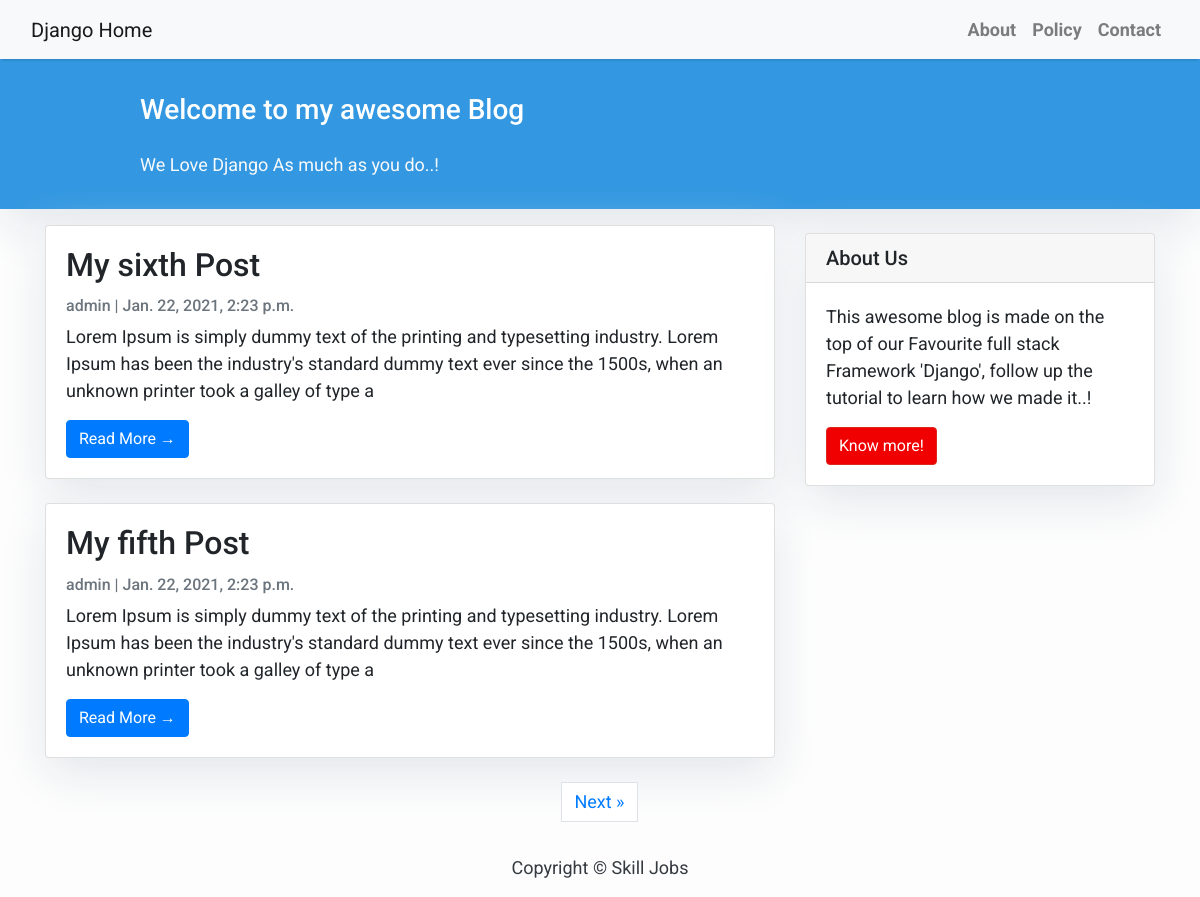
The page / on the database its author committed.
### blog/models.py (models this page shows, shortened)
class Post(models.Model):
    title = models.CharField(max_length=200, unique=True)
    slug = models.SlugField(max_length=200, unique=True)
    author = models.ForeignKey(User, on_delete=models.CASCADE, related_name="blog_post")
    updated_on = models.DateTimeField(auto_now_add=True)
    content = models.TextField()
    created_on = models.DateTimeField(auto_now_add=True)
    status = models.IntegerField(choices=Status, default=0)
    class Meta:
        ordering = ['-created_on']

### blog/views.py (the view)
# urls.py: path('', views.PostList.as_view(), name='home'),
class PostList(generic.ListView):
    queryset = Post.objects.filter(status=1).order_by('-created_on')
    template_name = 'index.html'
    paginate_by = 2

### templates/index.html (shortened to what this page needs)
{% extends 'base.html' %}
{% block content %}
    <header class="masthead">
        <div class="container">
            <div class="row">
                <div class=" col-md-8 col-md-10 mx-auto">
                    <div class="site-heading">
                        <h3 class=" site-heading my-4 mt-3 text-white"> Welcome to my awesome Blog </h3>
                        <p class="text-light">We Love Django As much as you do..! &nbsp
                        </p>
                    </div>
                </div>
            </div>
        </div>
    </header>
    <div class="container">
        <div class="row">
            <div class="col-md-8 mt-3 left">
                {% for post in post_list %}
                    <div class="card mb-4">
                        <div class="card-body">
                            <h2 class="card-title">{{ post.title }}</h2>
                            <p class="card-text text-muted h6">{{ post.author }} | {{ post.created_on }} </p>
                            <p class="card-text">{{ post.content|slice:":200" }}</p>
                            <a href="{% url 'post_detail' post.slug %}" class="btn btn-primary">Read More &rarr;</a>
                        </div>
                    </div>
                {% endfor %}
            </div>
            {% block sidebar %} {% include 'sidebar.html' %} {% endblock sidebar %}
        </div>
        {% if is_paginated %}
            <nav aria-label="Page navigation">
                <ul class="pagination justify-content-center">
                    {% if page_obj.has_next %}
                        <li><a href="?page={{ page_obj.next_page_number }}" class="page-link">Next &raquo;</a></li>
                    {% endif %}
                </ul>
            </nav>
            </div>
        {% endif %}
{% endblock %}

### templates/base.html (style rules this page uses)
body { font-family: "Roboto", sans-serif; font-size: 17px; background-color: #fdfdfd; }
.masthead { background: #3398E1; height: auto; padding-bottom: 15px; box-shadow: 0 16px 48px #E3E7EB; padding-top: 10px; }

### templates/index.html (style rules this page uses)
body { font-family: "Roboto", sans-serif; font-size: 18px; background-color: #fdfdfd; }
.card { box-shadow: 0 16px 48px #E3E7EB; }

### templates/sidebar.html (style rules this page uses)
.card { box-shadow: 0 16px 48px #E3E7EB; }

### rows shown on the page
Post: title "My sixth Post", author "admin", created_on "Jan. 22, 2021, 2:23 p.m.", content "Lorem Ipsum is simply dummy text of the printing and typesetting industry. Lorem Ipsum has been the industry's standard dummy text ever since the 1500s, when an unknown printer took a galley of type a"
Post: title "My fifth Post", author "admin", created_on "Jan. 22, 2021, 2:23 p.m.", content "Lorem Ipsum is simply dummy text of the printing and typesetting industry. Lorem Ipsum has been the industry's standard dummy text ever since the 1500s, when an unknown printer took a galley of type a"
